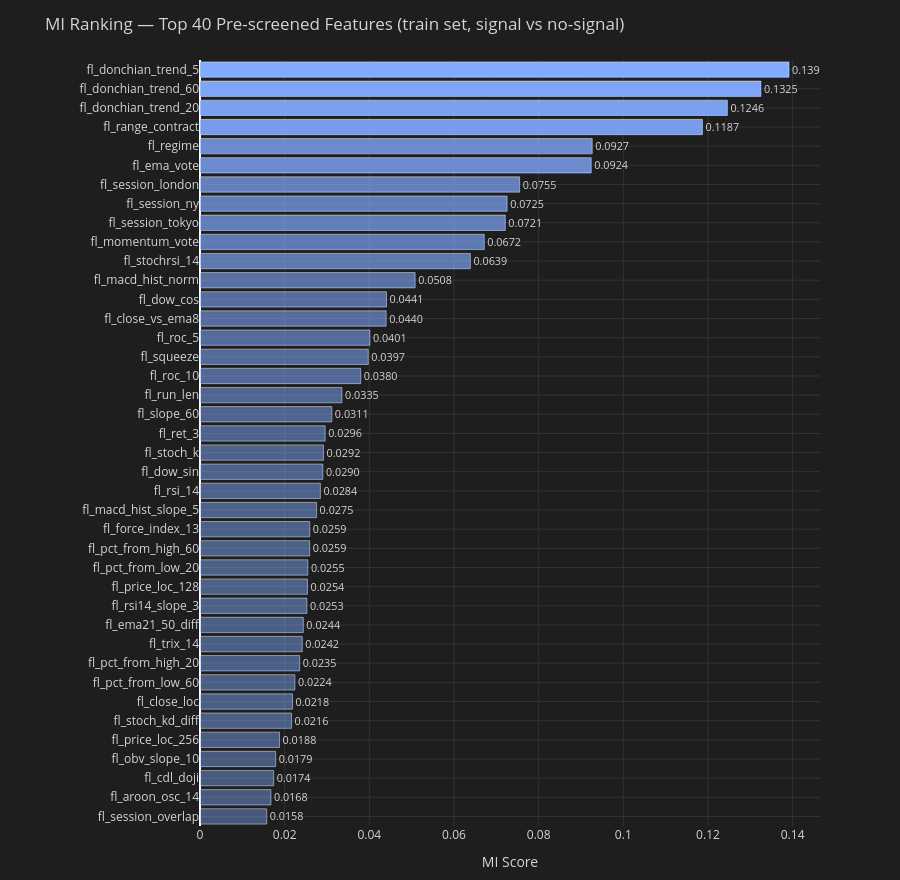
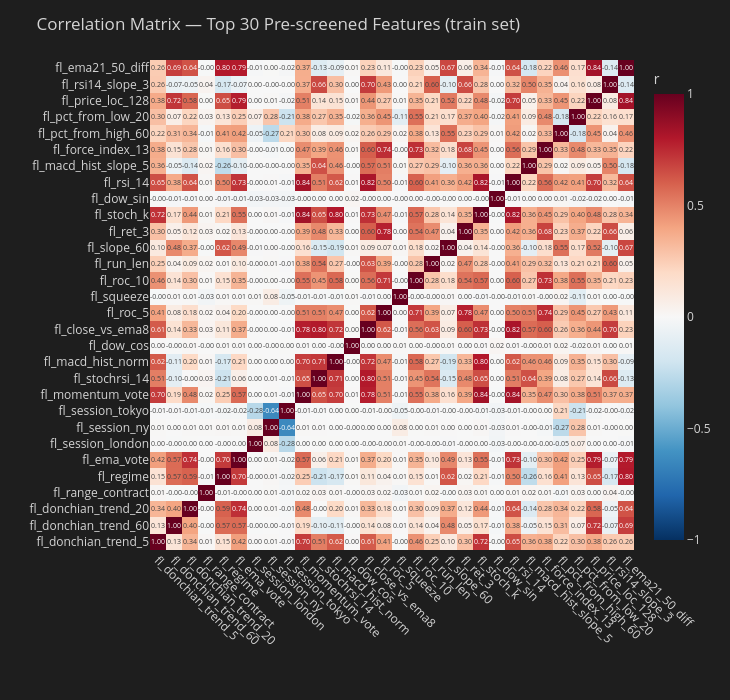

The notebook cell these images were saved under, in order:
### Code cell
# ── MI bar chart (pre-screened features) ─────────────────────────────────────
_N_SHOW = min(40, len(mi_ps_df))
_top_mi = mi_ps_df.head(_N_SHOW)
_mi_max = _top_mi['mi'].max()
_bar_colors = [f'rgba(130,170,255,{0.35 + 0.65 * v / (_mi_max + 1e-9):.2f})' for v in _top_mi['mi']]

fig = go.Figure(go.Bar(
    y=_top_mi['feature'][::-1],
    x=_top_mi['mi'][::-1],
    orientation='h',
    marker_color=_bar_colors[::-1],
    text=[f'{v:.4f}' for v in _top_mi['mi'][::-1]],
    textposition='outside',
))
fig.update_layout(
    title=f'MI Ranking — Top {_N_SHOW} Pre-screened Features (train set, signal vs no-signal)',
    height=max(500, _N_SHOW * 22),
    xaxis=dict(title='MI Score', gridcolor='#333'),
    yaxis=dict(automargin=True, gridcolor='#333'),
    paper_bgcolor='#1e1e1e', plot_bgcolor='#1e1e1e', font=dict(color='#d4d4d4'),
    margin=dict(l=200, r=80, t=60, b=40),
)
fig.show()

# ── Correlation heatmap (top-30 by MI after dedup) ────────────────────────────
_N_CORR  = min(30, len(mi_ps_df))
_hmap_fs = mi_ps_df['feature'].head(_N_CORR).tolist()
_hmap_ix = [_prescreened_idx[prescreened_features.index(f)] for f in _hmap_fs]
_X_hmap  = X_train_v[:, _hmap_ix]
_corr_h  = np.corrcoef(_X_hmap.T)

fig2 = go.Figure(go.Heatmap(
    z=_corr_h, x=_hmap_fs, y=_hmap_fs,
    colorscale='RdBu_r', zmid=0, zmin=-1, zmax=1,
    colorbar=dict(title='r'),
    text=[[f'{v:.2f}' for v in row] for row in _corr_h],
    texttemplate='%{text}',
    textfont=dict(size=7),
))
fig2.update_layout(
    title=f'Correlation Matrix — Top {_N_CORR} Pre-screened Features (train set)',
    height=700, width=730,
    paper_bgcolor='#1e1e1e', plot_bgcolor='#1e1e1e', font=dict(color='#d4d4d4'),
    xaxis=dict(tickangle=45, automargin=True),
    yaxis=dict(automargin=True),
    margin=dict(l=150, r=20, t=60, b=150),
)
fig2.show()

### Figure 1 — Plotly figure (JSON) as saved in the notebook; plotly's stock layout.template omitted (floating-point values rounded to 4 significant figures)
{"data": [{"marker": {"color": ["rgba(130,170,255,0.42)", "rgba(130,170,255,0.43)", "rgba(130,170,255,0.43)", "rgba(130,170,255,0.43)", "rgba(130,170,255,0.44)", "rgba(130,170,255,0.45)", "rgba(130,170,255,0.45)", "rgba(130,170,255,0.45)", "rgba(130,170,255,0.46)", "rgba(130,170,255,0.46)", "rgba(130,170,255,0.46)", "rgba(130,170,255,0.47)", "rgba(130,170,255,0.47)", "rgba(130,170,255,0.47)", "rgba(130,170,255,0.47)", "rgba(130,170,255,0.47)", "rgba(130,170,255,0.48)", "rgba(130,170,255,0.48)", "rgba(130,170,255,0.49)", "rgba(130,170,255,0.49)", "rgba(130,170,255,0.49)", "rgba(130,170,255,0.50)", "rgba(130,170,255,0.51)", "rgba(130,170,255,0.53)", "rgba(130,170,255,0.54)", "rgba(130,170,255,0.54)", "rgba(130,170,255,0.56)", "rgba(130,170,255,0.56)", "rgba(130,170,255,0.59)", "rgba(130,170,255,0.65)", "rgba(130,170,255,0.66)", "rgba(130,170,255,0.69)", "rgba(130,170,255,0.69)", "rgba(130,170,255,0.70)", "rgba(130,170,255,0.78)", "rgba(130,170,255,0.78)", "rgba(130,170,255,0.90)", "rgba(130,170,255,0.93)", "rgba(130,170,255,0.97)", "rgba(130,170,255,1.00)"]}, "orientation": "h", "text": ["0.0158", "0.0168", "0.0174", "0.0179", "0.0188", "0.0216", "0.0218", "0.0224", "0.0235", "0.0242", "0.0244", "0.0253", "0.0254", "0.0255", "0.0259", "0.0259", "0.0275", "0.0284", "0.0290", "0.0292", "0.0296", "0.0311", "0.0335", "0.0380", "0.0397", "0.0401", "0.0440", "0.0441", "0.0508", "0.0639", "0.0672", "0.0721", "0.0725", "0.0755", "0.0924", "0.0927", "0.1187", "0.1246", "0.1325", "0.1391"], "textposition": "outside", "type": "bar", "x": [0.01576, 0.01676, 0.0174, 0.01788, 0.01879, 0.02163, 0.02184, 0.02241, 0.02354, 0.02416, 0.02441, 0.02525, 0.02539, 0.02548, 0.02592, 0.02592, 0.02754, 0.02844, 0.02903, 0.02919, 0.02957, 0.03114, 0.03354, 0.03797, 0.03974, 0.04013, 0.04397, 0.04406, 0.05082, 0.06387, 0.06715, 0.07213, 0.07255, 0.07551, 0.09242, 0.09265, 0.1187, 0.1246, 0.1325, 0.1391], "y": ["fl_session_overlap", "fl_aroon_osc_14", "fl_cdl_doji", "fl_obv_slope_10", "fl_price_loc_256", "fl_stoch_kd_diff", "fl_close_loc", "fl_pct_from_low_60", "fl_pct_from_high_20", "fl_trix_14", "fl_ema21_50_diff", "fl_rsi14_slope_3", "fl_price_loc_128", "fl_pct_from_low_20", "fl_pct_from_high_60", "fl_force_index_13", "fl_macd_hist_slope_5", "fl_rsi_14", "fl_dow_sin", "fl_stoch_k", "fl_ret_3", "fl_slope_60", "fl_run_len", "fl_roc_10", "fl_squeeze", "fl_roc_5", "fl_close_vs_ema8", "fl_dow_cos", "fl_macd_hist_norm", "fl_stochrsi_14", "fl_momentum_vote", "fl_session_tokyo", "fl_session_ny", "fl_session_london", "fl_ema_vote", "fl_regime", "fl_range_contract", "fl_donchian_trend_20", "fl_donchian_trend_60", "fl_donchian_trend_5"]}], "layout": {"font": {"color": "#d4d4d4"}, "height": 880, "margin": {"b": 40, "l": 200, "r": 80, "t": 60}, "paper_bgcolor": "#1e1e1e", "plot_bgcolor": "#1e1e1e", "title": {"text": "MI Ranking — Top 40 Pre-screened Features (train set, signal vs no-signal)"}, "xaxis": {"gridcolor": "#333", "title": {"text": "MI Score"}}, "yaxis": {"automargin": true, "gridcolor": "#333"}}}

### Figure 2 — Plotly figure (JSON) as saved in the notebook; plotly's stock layout.template omitted (floating-point values rounded to 4 significant figures; data arrays with more than 128 entries replaced by an {"elided": "..."} marker saying what was removed)
{"data": [{"colorbar": {"title": {"text": "r"}}, "colorscale": [[0, "rgb(5,48,97)"], [0.1, "rgb(33,102,172)"], [0.2, "rgb(67,147,195)"], [0.3, "rgb(146,197,222)"], [0.4, "rgb(209,229,240)"], [0.5, "rgb(247,247,247)"], [0.6, "rgb(253,219,199)"], [0.7, "rgb(244,165,130)"], [0.8, "rgb(214,96,77)"], [0.9, "rgb(178,24,43)"], [1, "rgb(103,0,31)"]], "text": {"elided": "30x30 str values"}, "textfont": {"size": 7}, "texttemplate": "%{text}", "type": "heatmap", "x": ["fl_donchian_trend_5", "fl_donchian_trend_60", "fl_donchian_trend_20", "fl_range_contract", "fl_regime", "fl_ema_vote", "fl_session_london", "fl_session_ny", "fl_session_tokyo", "fl_momentum_vote", "fl_stochrsi_14", "fl_macd_hist_norm", "fl_dow_cos", "fl_close_vs_ema8", "fl_roc_5", "fl_squeeze", "fl_roc_10", "fl_run_len", "fl_slope_60", "fl_ret_3", "fl_stoch_k", "fl_dow_sin", "fl_rsi_14", "fl_macd_hist_slope_5", "fl_force_index_13", "fl_pct_from_high_60", "fl_pct_from_low_20", "fl_price_loc_128", "fl_rsi14_slope_3", "fl_ema21_50_diff"], "y": ["fl_donchian_trend_5", "fl_donchian_trend_60", "fl_donchian_trend_20", "fl_range_contract", "fl_regime", "fl_ema_vote", "fl_session_london", "fl_session_ny", "fl_session_tokyo", "fl_momentum_vote", "fl_stochrsi_14", "fl_macd_hist_norm", "fl_dow_cos", "fl_close_vs_ema8", "fl_roc_5", "fl_squeeze", "fl_roc_10", "fl_run_len", "fl_slope_60", "fl_ret_3", "fl_stoch_k", "fl_dow_sin", "fl_rsi_14", "fl_macd_hist_slope_5", "fl_force_index_13", "fl_pct_from_high_60", "fl_pct_from_low_20", "fl_price_loc_128", "fl_rsi14_slope_3", "fl_ema21_50_diff"], "z": {"elided": "30x30 float values"}, "zmax": 1, "zmid": 0, "zmin": -1}], "layout": {"font": {"color": "#d4d4d4"}, "height": 700, "margin": {"b": 150, "l": 150, "r": 20, "t": 60}, "paper_bgcolor": "#1e1e1e", "plot_bgcolor": "#1e1e1e", "title": {"text": "Correlation Matrix — Top 30 Pre-screened Features (train set)"}, "width": 730, "xaxis": {"automargin": true, "tickangle": 45}, "yaxis": {"automargin": true}}}
